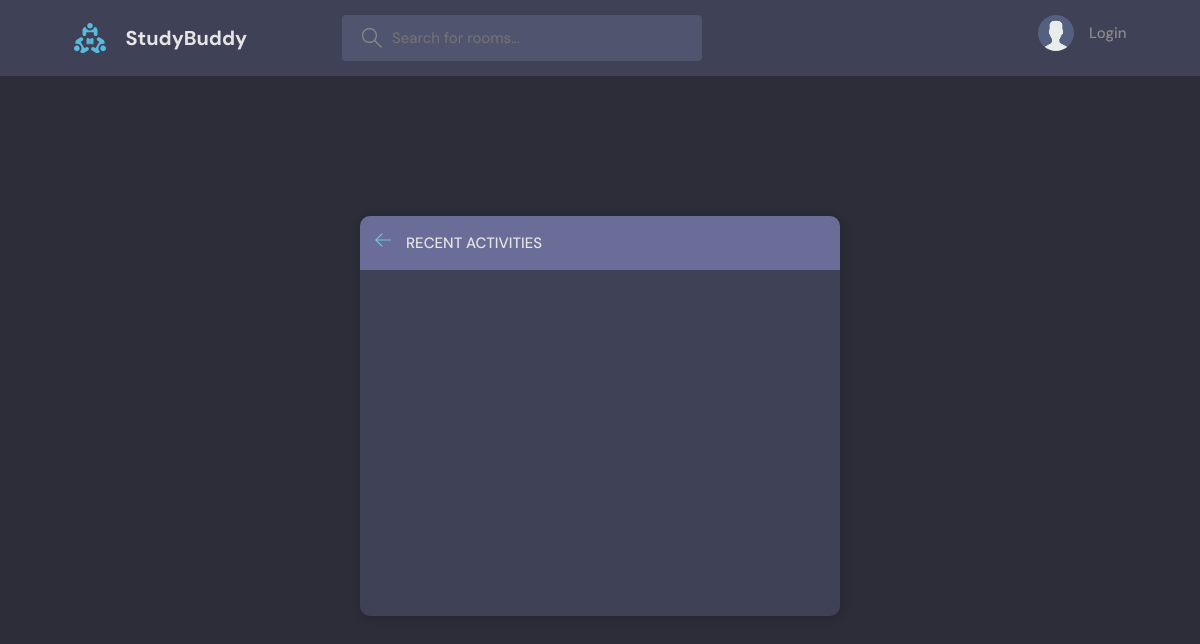
Page /activity/ on the earlier database version.
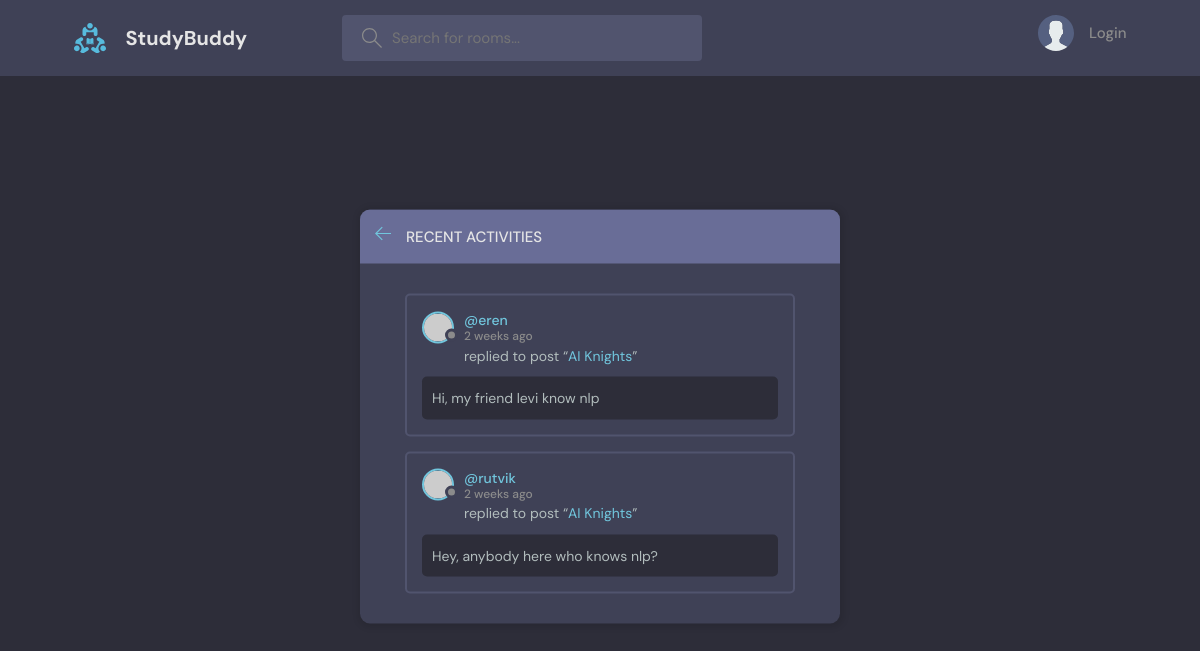
Same page on the later database version.
### base/models.py (models this page shows, shortened)
class Message(models.Model):
    user = models.ForeignKey(User, on_delete=models.CASCADE)
    room = models.ForeignKey(Room, on_delete=models.CASCADE)
    body = models.TextField()
    updated = models.DateTimeField(auto_now=True)
    created = models.DateTimeField(auto_now_add=True)
    class Meta:
        ordering = ['-updated', '-created']

class Room(models.Model):
    host = models.ForeignKey(User, on_delete=models.SET_NULL, null=True)
    topic = models.ForeignKey(Topic, on_delete=models.SET_NULL, null=True)
    name = models.CharField(max_length=200)
    description = models.TextField(null=True, blank=True)
    participants = models.ManyToManyField(User, related_name='participants', blank=True)
    updated = models.DateTimeField(auto_now=True)
    created = models.DateTimeField(auto_now_add=True)
    class Meta:
        ordering = ['-updated', '-created']
    def __str__(self) -> str:
        return self.name

### base/views.py (the view)
# urls.py: path('activity/', views.activityPage, name="activity"),
def activityPage(request):
    room_messages = Message.objects.all()
    return render(request, 'base/activity.html', {"room_messages": room_messages})

### base/templates/base/activity.html (shortened to what this page needs)
{% extends 'main.html' %}
{% block content %}
<main class="layout">
  <div class="container">
    <div class="layout__box">
      <div class="layout__boxHeader">
        <div class="layout__boxTitle">
          <a href="{% url 'home' %}">
            <svg version="1.1" xmlns="http://www.w3.org/2000/svg" width="32" height="32" viewBox="0 0 32 32">
              <title>arrow-left</title>
              <path
                d="M13.723 2.286l-13.723 13.714 13.719 13.714 1.616-1.611-10.96-10.96h27.625v-2.286h-27.625l10.965-10.965-1.616-1.607z">
              </path>
            </svg>
          </a>
          <h3>Recent Activities</h3>
        </div>
      </div>
      <div class="activities-page layout__body">
        {% for message in room_messages %}
        <div class="activities__box">
            <div class="activities__boxHeader roomListRoom__header">
                <a href="{% url 'user-profile' message.user.id %}" class="roomListRoom__author">
                    <div class="avatar avatar--small">
                        <img src="https://randomuser.me/api/portraits/women/11.jpg" />
                    </div>
                    <p>
                        @{{message.user}}
                        <span>{{message.created|timesince}} ago</span>
                    </p>
                </a>
            </div>
            <div class="activities__boxContent">
                <p>replied to post “<a href="{% url 'room' message.room.id %}">{{message.room}}</a>”</p>
                <div class="activities__boxRoomContent">
                    {{message.body}}
                </div>
            </div>
        </div>
        {% endfor %}
      </div>
    </div>
  </div>
</main>
{% endblock content %}

Differences in the rows shown:
added Message: user "eren", created "2 weeks", room "AI Knights", body "Hi, my friend levi know nlp"
added Message: user "rutvik", created "2 weeks", room "AI Knights", body "Hey, anybody here who knows nlp?"
